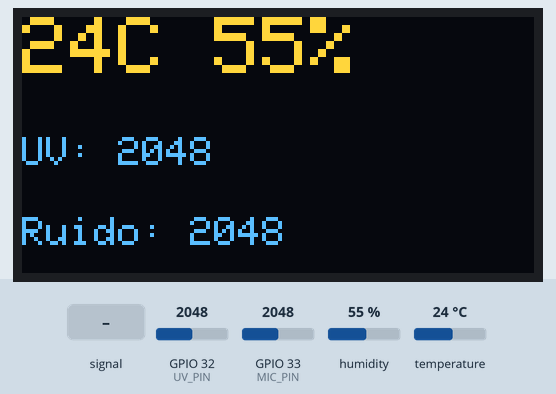
Recording of a sketch running on a simulated ESP32. Shown: 128×64 one-colour display. The test bench sets the inputs (shaded band); at power-on: humidity 55 %, GPIO 32 (UV_PIN) = 2048, GPIO 33 (MIC_PIN) = 2048, temperature 24 °C (analog values on the 0–4095 scale). The OLED is the two-colour kind (top 16 rows yellow); no MQTT or app messages arrive unless stated; what the sketch prints to the serial monitor is not drawn.

Above: at 10.8 s.
10.9 s: GPIO 33 (MIC_PIN) fed a 200 Hz sine of ±327 counts around its level
At 15.7 s:
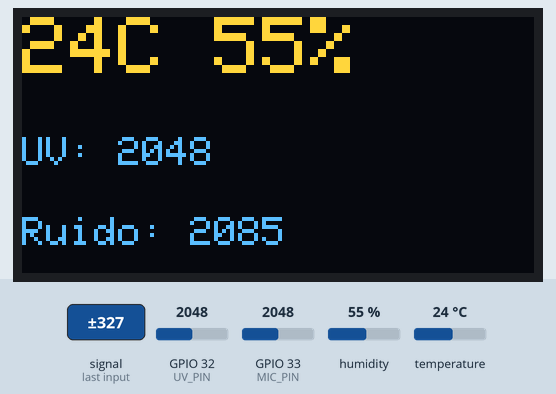
21.5 s: humidity set to 22 %
At 25.7 s:
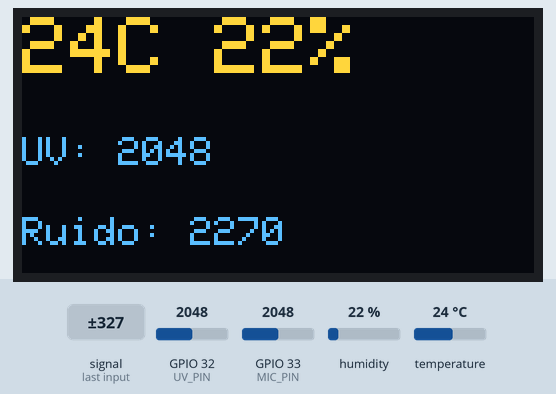
31.5 s: GPIO 32 (UV_PIN) set to 2866
At 35.8 s:
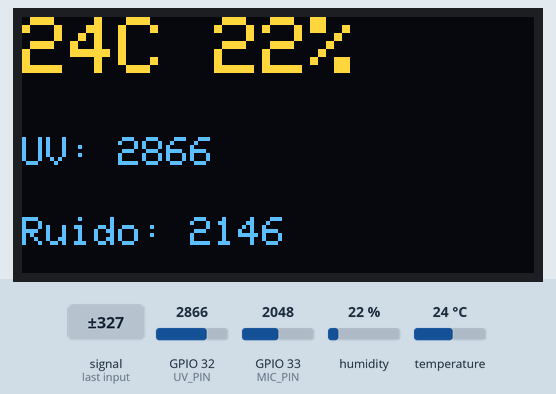
41.5 s: GPIO 33 (MIC_PIN) set to 2866
At 45.8 s:
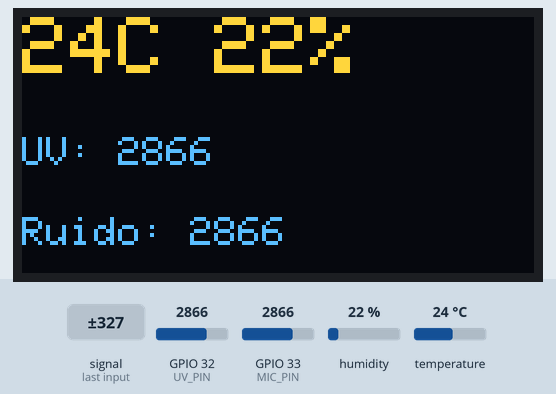
48.9 s: temperature set to 12 °C
At 50.8 s:
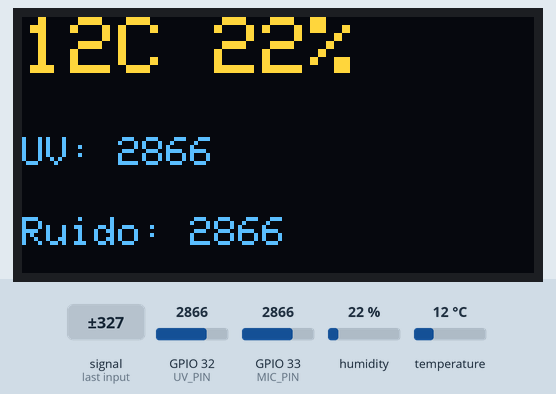
56.3 s: GPIO 33 (MIC_PIN) fed a 1000 Hz sine of ±1023 counts around its level
At 60.8 s:
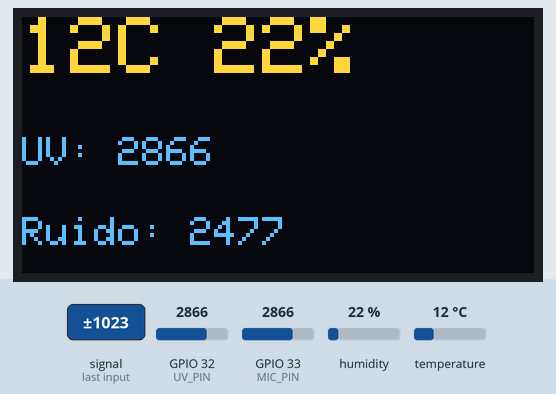
Timing chart, 0 to 62.3 s (numbered marks = the images above; inputs shaded):
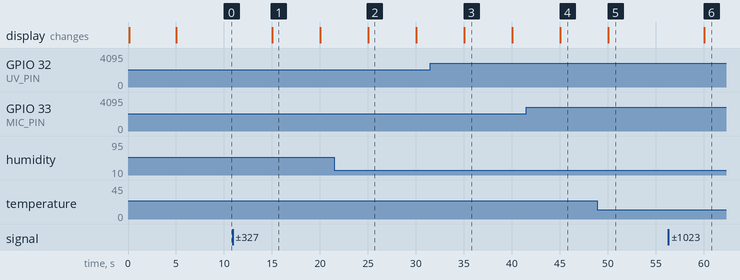

Measured:
- after the input at 10.9 s, the display: changes after 4.2 s (image 1)
- after the input at 41.5 s, the display: changes after 3.6 s (image 4)
- after the input at 48.9 s, the display: changes after 1.2 s (image 5)
- after the input at 56.3 s, the display: changes after 3.8 s (image 6)
- what the display in image 1 shows lasts 5.0 s, from 15.1 s to 20.1 s

The sketch:

implementacionSensores.ino
```cpp
#include <Wire.h>
#include <DHT.h>
#include <Adafruit_GFX.h>
#include <Adafruit_SSD1306.h>
#include <WiFi.h>
#include <PubSubClient.h>

// --- Configuración de Sensores ---
#define DHTPIN 14
#define DHTTYPE DHT11
DHT dht(DHTPIN, DHTTYPE);

#define UV_PIN 32
#define MIC_PIN 33

// --- Configuración OLED ---
Adafruit_SSD1306 display(128, 64, &Wire, -1);

// --- Configuración Red (Access Point) ---
const char* ssid = "ESP32_Escuela";
const char* pass = "12345678";

// --- Configuración MQTT IP de PC al conectarse ---
IPAddress mqtt_server(192, 168, 4, 2);
WiFiClient espClient;
PubSubClient mqttClient(espClient);

unsigned long ultimoEnvio = 0;

void setup() {
  Serial.begin(115200);

  // 1. Iniciar Sensores y Pantalla
  dht.begin();
  analogReadResolution(12); // Rango analógico 0-4095

  if (!display.begin(SSD1306_SWITCHCAPVCC, 0x3C)) {
    Serial.println("ERROR: Pantalla OLED no detectada.");
    for (;;);
  }
  display.setTextColor(WHITE);
  display.clearDisplay();

  // 2. Crear red Wi-Fi
  Serial.println("\nCreando red Wi-Fi...");
  WiFi.mode(WIFI_AP);
  WiFi.softAP(ssid, pass);
  Serial.print("Red creada. IP de la ESP32: ");
  Serial.println(WiFi.softAPIP());

  // 3. Configurar servidor MQTT
  mqttClient.setServer(mqtt_server, 1883);
}

void reconectarMQTT() {
  // Bucle hasta que logre conectarse a la PC
  while (!mqttClient.connected()) {
    Serial.print("Buscando PC y Mosquitto en 192.168.4.2... ");

    display.clearDisplay();
    display.setTextSize(1);
    display.setCursor(0, 20);
    display.print("Esperando a PC...");
    display.setCursor(0, 40);
    display.print("IP: 192.168.4.2");
    display.display();

    // Intentar conectar con un ID único
    if (mqttClient.connect("ESP32_Sensores")) {
      Serial.println("¡CONECTADO!");
      display.clearDisplay();
      display.setCursor(0, 20);
      display.print("PC Conectada!");
      display.display();
      delay(1000);
    } else {
      Serial.print("Fallo rc=");
      Serial.print(mqttClient.state());
      Serial.println(" -> Reintentando en 3s");
      delay(3000);
    }
  }
}

void loop() {
  // Mantener conexión MQTT activa
  if (!mqttClient.connected()) {reconectarMQTT();}
  mqttClient.loop();

  // Enviar datos cada 5000 milisegundos (5 segundos)
  if (millis() - ultimoEnvio >= 5000) {
    ultimoEnvio = millis();

    // 1. Leer Sensores
    float t = dht.readTemperature();
    float h = dht.readHumidity();
    int uv = analogRead(UV_PIN);
    int mic = analogRead(MIC_PIN);

    // 2. Actualizar Pantalla OLED
    display.clearDisplay();
    display.setTextSize(2);
    display.setCursor(0, 0);
    if (isnan(t)) {
      display.print("DHT Err");
    } else {
      display.print((int)t); display.print("C ");
      display.print((int)h); display.print("%");
    }

    display.setTextSize(1);
    display.setCursor(0, 30);
    display.printf("UV: %d", uv);
    display.setCursor(0, 50);
    display.printf("Ruido: %d", mic);
    display.display();

    // 3. Empaquetar y enviar por MQTT (formato JSON)
    if (!isnan(t) && !isnan(h)) {
      String payload = "{\"temperatura\":" + String(t) +
                       ",\"humedad\":" + String(h) +
                       ",\"uv\":" + String(uv) +
                       ",\"ruido\":" + String(mic) + "}";

      // Publicar en el tema "escuela/sensores/datos"
      mqttClient.publish("escuela/sensores/datos", payload.c_str());
      Serial.println("Enviado: " + payload);
    }
  }
}
```
